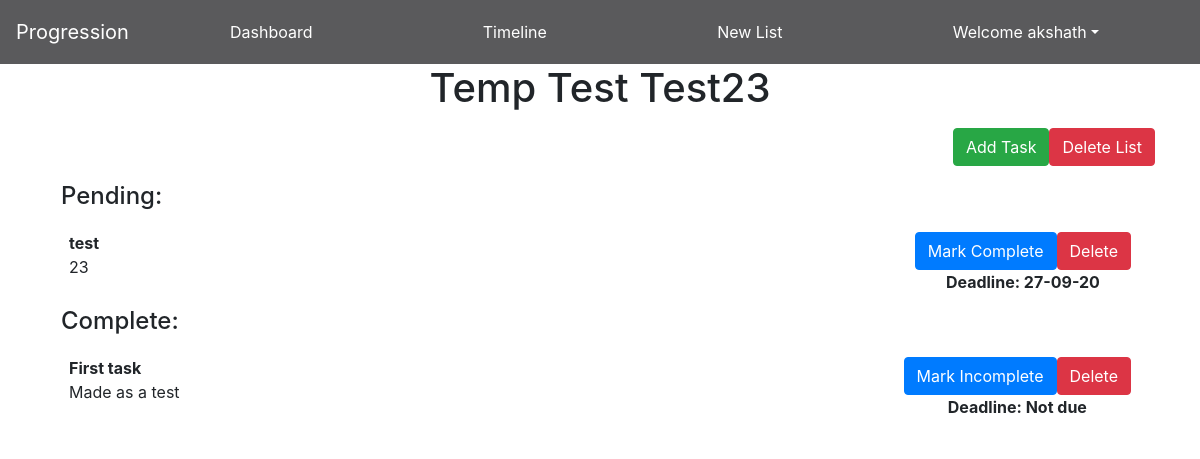
Page /list/1/ (signed in) on the earlier database version.
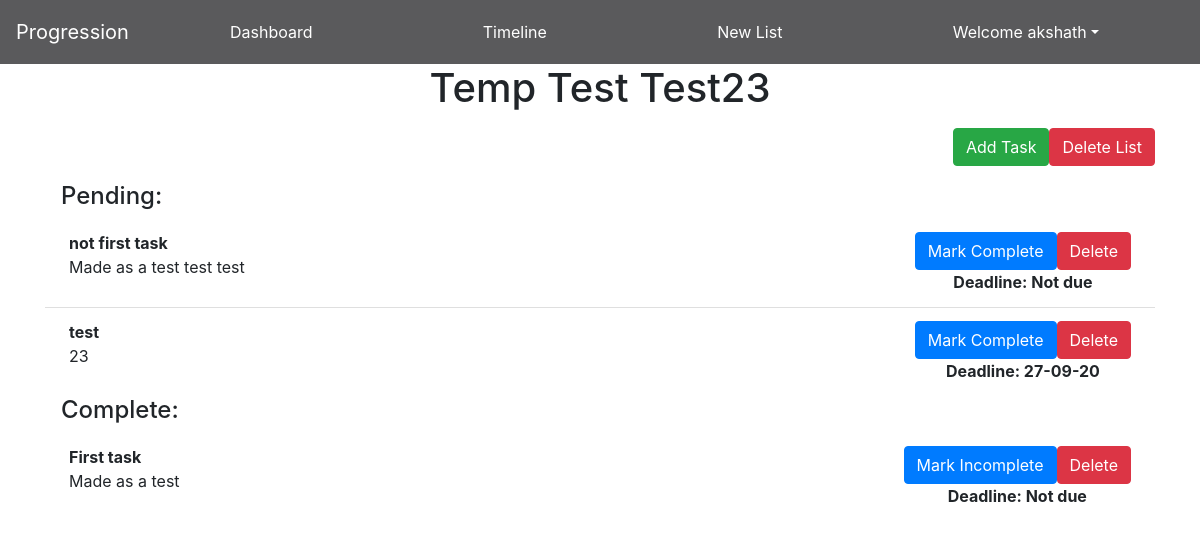
Same page on the later database version.
### TaskManager/models.py (models this page shows, shortened)
class Task(models.Model):
    _list = models.ForeignKey(List, on_delete=models.CASCADE)
    title = models.TextField(max_length=16)
    description = models.TextField(max_length=1024)
    deadline = models.DateTimeField(null=True, blank=True)
    complete = models.BooleanField(default=False)   #For todo list later
    date_complete = models.DateTimeField(null=True, blank=True, default=None)

### TaskManager/views.py (the view)
# urls.py: path('list/<int:pk>/', ListDetails.as_view(), name="list_details"),
class ListDetails(LoginRequiredMixin, DetailView):
    model = List
    template_name = "TaskManager/list_details.html"
    def get_queryset(self, **kwargs):
        qs = List.objects.filter(id=self.kwargs['pk'])
        if self.request.user == qs[0].user: #if list is owned by user
            return qs
        return qs.none()
    def get_context_data(self, **kwargs):
        context = super().get_context_data(**kwargs)
        incomplete_tasks = Task.objects.filter(_list=context['list']).filter(complete=False).order_by('deadline')
        complete_tasks = Task.objects.filter(_list=context['list']).filter(complete=True).order_by('deadline')
        context['incomplete_tasks'] = incomplete_tasks
        context['complete_tasks'] = complete_tasks
        return context
    def dispatch(self, *args, **kwargs):
        response = super().dispatch(*args, **kwargs)
        response["Cache-Control"] = "no-cache, no-store, must-revalidate"
        response["Pragma"] = "no-cache"
        response["Expires"] = "0"
        return response

### TaskManager/templates/TaskManager/list_details.html (shortened to what this page needs)
{%extends 'base.html'%}
{%load static%}
{%block body%}
{%include 'navbar.html'%}
<div class="container bg-white flex-fill">
    <div class="text-center"><h1>{{list.name}}</h1></div>
    <div class="my-3 w-100 d-flex justify-content-end">
        <a href="{%url 'task_create' list.id%}" class="btn btn-success">Add Task</a>
        <a href="{%url 'list_delete' list.id%}" class="btn btn-danger text-white">Delete List</a>
    </div>
    <div>
        {%include 'TaskManager/task_list.html'%}
    </div>
</div>
{%endblock%}

### TaskManager/templates/TaskManager/task_list.html (shortened to what this page needs)
<h4 class="px-md-3">Pending:</h4>
<ul id='incomplete-tasks-list' class="list-group list-group-flush">
    {%for task in incomplete_tasks%}
    <li id="{{task.id}}" class="list-group-item px-2 px-md-4 d-flex">
        <div class='flex-fill'>
            <strong>{{task.title}}</strong>
            <p>{{task.description}}</p>
        </div>
        <div class="d-flex flex-column float-right justify-content-center align-items-center">
            <div>
                <button class="btn btn-danger float-right my-auto delete-btn" data-toggle="modal" data-target="#delete_task_modal">
                    Delete
                </button>
                <button class="btn btn-primary float-right my-auto toggle-btn">
                    Mark Complete
                </button>
            </div>
            <strong class="text-nowrap">Deadline:
                {% with deadline=task.deadline.date|date:"d-m-y" %}
                    {{deadline|default:"Not due"}}
                {% endwith %}
            </strong>
        </div>
    </li>
    {%endfor%}
</ul>
<h4 class="px-md-3">Complete:</h4>
<ul id='complete-tasks-list' class="list-group list-group-flush">
    {%for task in complete_tasks%}
        <li id="{{task.id}}" class="list-group-item px-2 px-md-4 d-flex">
            <div class='flex-fill'>
                <strong>{{task.title}}</strong>
                <p>{{task.description}}</p>
            </div>
            <div class="d-flex flex-column float-right justify-content-center align-items-center">
                <div>
                    <button class="btn btn-danger float-right my-auto delete-btn" data-toggle="modal" data-target="#delete_task_modal">
                        Delete
                    </button>
                    <button class="btn btn-primary float-right my-auto toggle-btn">
                        Mark Incomplete
                    </button>
                </div>
                <strong class="text-nowrap">Deadline:
                    {% with deadline=task.deadline.date|date:"d-m-y" %}
                        {{deadline|default:"Not due"}}
                    {% endwith %}
                </strong>
            </div>
        </li>
    {%endfor%}
</ul>

Differences in the rows shown:
added Task: title "not first task", description "Made as a test test test", deadline "Not due", shown under "Pending:"
